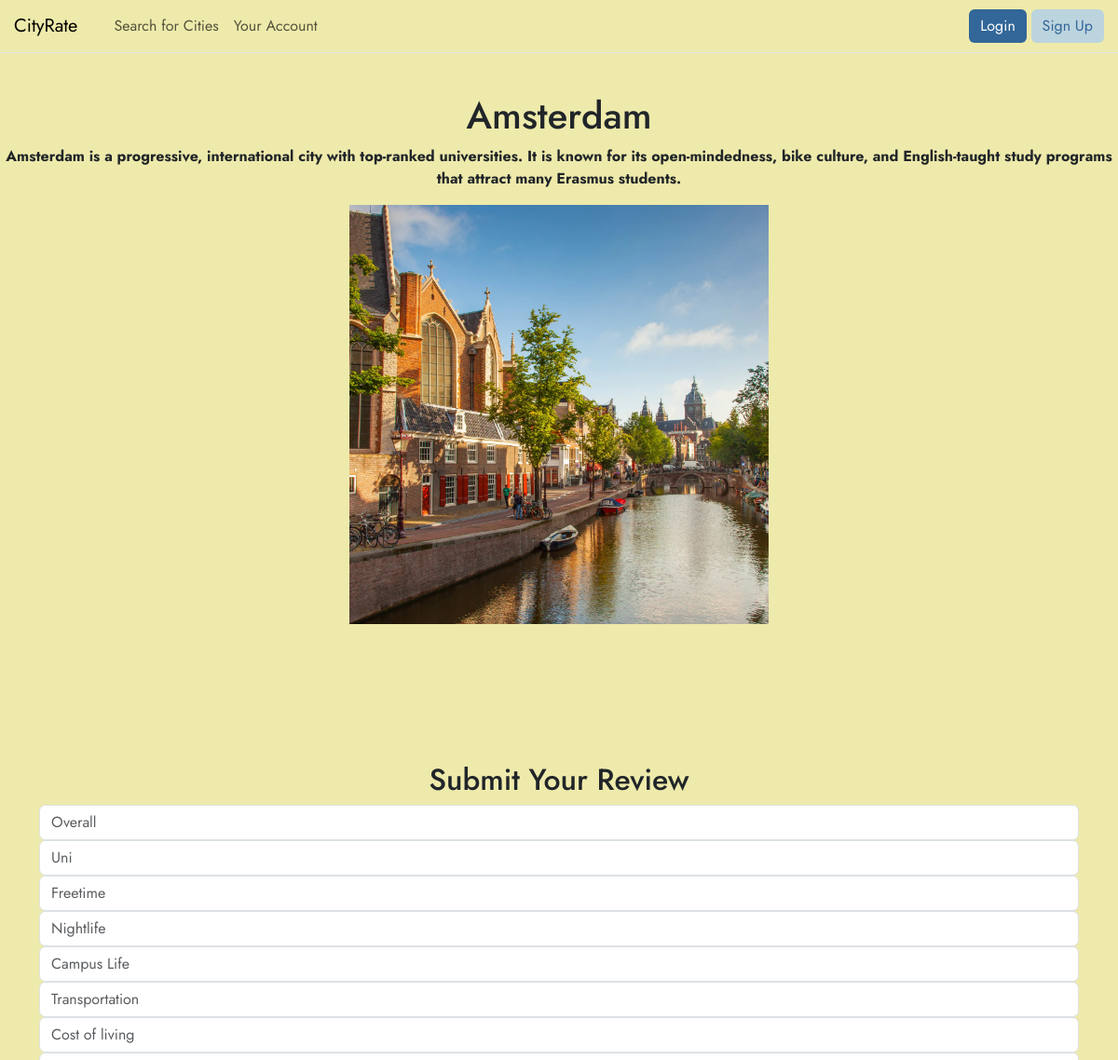
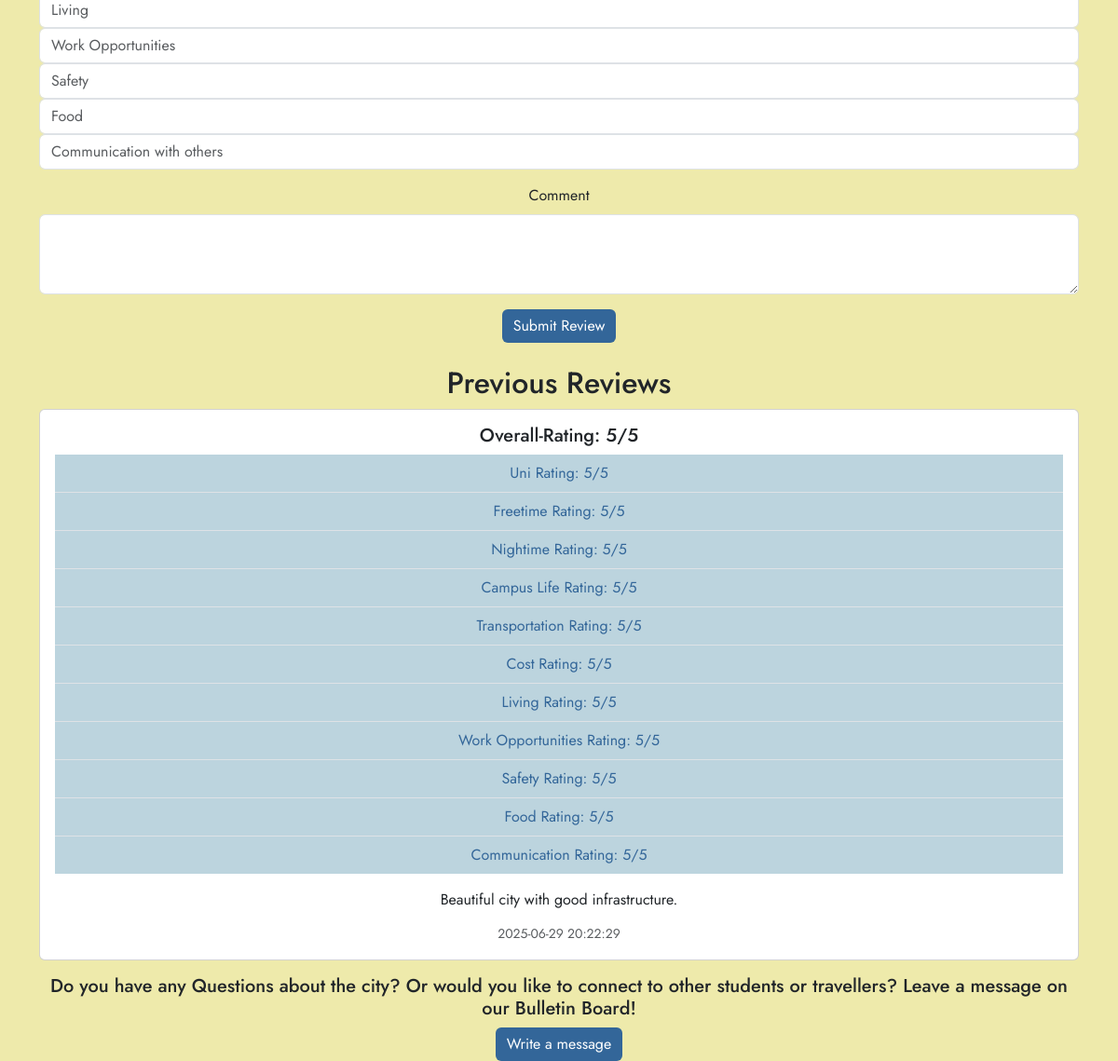
The app's page /city/Amsterdam with its own data (2 pictures, top to bottom).
### tables this page shows
CREATE TABLE city (
    name TEXT PRIMARY KEY NOT NULL,
    description TEXT NOT NULL,
    image_path TEXT
);

CREATE TABLE review (
    id INTEGER PRIMARY KEY AUTOINCREMENT,
    city_name TEXT NOT NULL,
    username TEXT, -- wenn du später Users integrierst
    overall_rating INTEGER NOT NULL,
    uni_rating INTEGER,
    freetime_rating INTEGER,
    nightime_rating INTEGER,
    campus_life_rating INTEGER,
    transportation_rating INTEGER,
    cost_rating INTEGER,
    living_rating INTEGER,
    workopportunities_rating INTEGER,
    safety_rating INTEGER,
    food_rating INTEGER,
    comunication_rating INTEGER,
    comment TEXT,
    created_at TIMESTAMP DEFAULT CURRENT_TIMESTAMP,
    FOREIGN KEY(city_name) REFERENCES city(name),
    FOREIGN KEY(username) REFERENCES user(username)
);

### app.py (the view, shortened to what this page needs)
@app.route('/city/<city_name>', methods=['GET', 'POST'])
def city_view(city_name):
    if not city_name: #Falls kein city_name übergeben wurde
        return "No city chosen", 400
    db_con = get_db_con()
    city = db_con.execute(
        'SELECT * FROM city WHERE LOWER(name) = LOWER(?)',
        (city_name.lower(),)
    ).fetchone()
    if city is None:
        return "City not found", 404
    form = ReviewForm()
    reviews = db_con.execute(
        'SELECT * FROM review WHERE city_name = ? ORDER BY created_at DESC',
        (city['name'],) #Def für ?-Platzhalter
    ).fetchall()
    return render_template('city.html', city=city, form=form, reviews=reviews)

### db.py (called while the page is built)
def get_db_con(pragma_foreign_keys = True):
    if 'db_con' not in g:
        g.db_con = sqlite3.connect(
            current_app.config['DATABASE'],
            detect_types=sqlite3.PARSE_DECLTYPES
        )
        g.db_con.row_factory = sqlite3.Row
        if pragma_foreign_keys:
            g.db_con.execute('PRAGMA foreign_keys = ON;')
    return g.db_con

def close_db_con(e=None):
    db_con = g.pop('db_con', None)
    if db_con is not None:
        db_con.close()

### templates/city.html (shortened to what this page needs)
{% from 'bootstrap5/nav.html' import render_nav_item %}
<!DOCTYPE html>
<html>
<head>
    {{ bootstrap.load_css() }}
<link rel="stylesheet" href="{{ url_for('static', filename='css/style.css') }}">
</head>
<body>
  <nav class="navbar navbar-expand-xl border-bottom mb-3 fixed-top">
        <div class="container-fluid px-0">
            <a class="navbar-brand" href="{{ url_for('home') }}"  style ="padding-left: 15px;" >CityRate</a>
            <div class="collapse navbar-collapse" id="navbarSupportedContent">
    <ul class="navbar-nav me-auto mb-2 mb-lg-0" style="padding-left: 15px;">
        {{ render_nav_item('search', 'Search for Cities') }}
        {{ render_nav_item('profile', 'Your Account') }}
    </ul>
    <div>
    <a href="{{ url_for('login') }}" class="btn custom-button1">Login</a>
    <a href="{{ url_for('register') }}" class="btn custom-button2">Sign Up</a>
    </div>
</div>
        </div>
    </nav>
    <header>
        <h1>{{ city['name'] }}</h1>
        <p class="fw-bold mb-3 text-center">{{ city['description'] }}</p>
       <img src="{{ url_for('static', filename='images/' ~ city['image_path']) }}" alt="{{ city['name'] }}" class="city-image">
    </header>
    <main class="container mt-5">
    <h2 class="text-center">Submit Your Review</h2>
    <form method="POST" class="mb-4">
        <div class="mb-3">
            {{ form.overall_rating(class="form-control", placeholder="Overall", min=1, max=5) }}
            {{ form.uni_rating(class="form-control", placeholder="Uni", min=1, max=5) }}
            {{ form.freetime_rating(class="form-control", placeholder="Freetime", min=1, max=5) }}
            {{ form.nightime_rating(class="form-control", placeholder="Nightlife", min=1, max=5) }}
            {{ form.campus_life_rating(class="form-control", placeholder="Campus Life", min=1, max=5) }}
            {{ form.transportation_rating(class="form-control", placeholder="Transportation", min=1, max=5) }}
            {{ form.cost_rating(class="form-control", placeholder="Cost of living", min=1, max=5) }}
            {{ form.living_rating(class="form-control", placeholder="Living", min=1, max=5) }}
            {{ form.workopportunities_rating(class="form-control", placeholder="Work Opportunities",  min=1, max=5) }}
            {{ form.safety_rating(class="form-control", placeholder="Safety", min=1, max=5) }}
            {{ form.food_rating(class="form-control", placeholder="Food", min=1, max=5) }}
            {{ form.comunication_rating(class="form-control", placeholder="Communication with others", min=1, max=5) }}
        </div>
        <div class="mb-3">
            {{ form.comment.label(class="form-label") }}
            {{ form.comment(class="form-control", rows=3) }}
        </div>
        <button type="submit" class="btn custom-button1">{{ form.submit.label.text }}
        </button>
    </form>
    <h2 class="text-center">Previous Reviews</h2>
    {% if reviews %}
        {% for review in reviews %}
            <div class="card mb-3">
                <div class="card-body">
    <h5 class="card-title">Overall-Rating: {{ review.overall_rating }}/5</h5>
    <ul class="list-group list-group-flush">
    <li class="list-group-item list-bg">Uni Rating: {{ review.uni_rating }}/5</li>
    <li class="list-group-item list-bg">Freetime Rating: {{ review.freetime_rating }}/5</li>
    <li class="list-group-item list-bg">Nightime Rating: {{ review.nightime_rating }}/5</li>
    <li class="list-group-item list-bg">Campus Life Rating: {{ review.campus_life_rating }}/5</li>
    <li class="list-group-item list-bg">Transportation Rating: {{ review.transportation_rating }}/5</li>
    <li class="list-group-item list-bg">Cost Rating: {{ review.cost_rating }}/5</li>
    <li class="list-group-item list-bg">Living Rating: {{ review.living_rating }}/5</li>
    <li class="list-group-item list-bg">Work Opportunities Rating: {{ review.workopportunities_rating }}/5</li>
    <li class="list-group-item list-bg">Safety Rating: {{ review.safety_rating }}/5</li>
    <li class="list-group-item list-bg">Food Rating: {{ review.food_rating }}/5</li>
    <li class="list-group-item list-bg">Communication Rating: {{ review.comunication_rating }}/5</li>
</ul>
    {% if review.comment %}
        <p class="card-text mt-3">{{ review.comment }}</p>
    {% endif %}
    <p class="card-subtitle text-muted"><small>{{ review.created_at }}</small></p>
</div>
            </div>
        {% endfor %}
    {% else %}
        <p class="text-center">No reviews yet. Be the first to leave one!</p>
    {% endif %}
 <div>
    <h5 class="text-center">Do you have any Questions about the city? Or would you like to connect to other students or travellers? Leave a message on our Bulletin Board!</h5>
    <a href="{{ url_for('bulletin', city_name=city.name) }}" class="btn custom-button1">Write a message</a>
    </div>
</main>
</body>
</html>

### static/css/style.css (style rules this page uses)
h1, h2, h3, h4, h5, h6 { text-align: center; }
body { padding-top: 100px; background-color: #EEEAAB; font-family: 'Jost', sans-serif; }
main { background-color: #EEEAAB; font-family: 'Jost', sans-serif; text-align: center; padding-top: 100px; }
nav.navbar { background-color: #EEEAAB; opacity: 1; }
.custom-button1 { background-color: #336699; color: white; border: none; }
.custom-button2 { background-color: #BCD4DE; color: #336699; border: #336699; margin-right: 15px; }

### templates/city.html (style rules this page uses)
.city-image { width: 450px; height: 450px; object-fit: cover; display: block; margin: 0 auto; }
.list-bg { background-color: #BCD4DE; color: #336699; }

### records on screen
city: name "Amsterdam", description "Amsterdam is a progressive, international city with top-ranked universities. It is known for its open-mindedness, bike culture, and English-taught study programs that attract many Erasmus students.", image_path (picture)
review: overall_rating "5", uni_rating "5", freetime_rating "5", nightime_rating "5", campus_life_rating "5", transportation_rating "5", cost_rating "5", living_rating "5", workopportunities_rating "5", safety_rating "5", food_rating "5", comunication_rating "5", comment "Beautiful city with good infrastructure.", created_at "2025-06-29 20:22:29"

### other values on screen
{{ render_nav_item('search', 'Search for Cities') }} "Search for Cities"
{{ render_nav_item('profile', 'Your Account') }} "Your Account"
